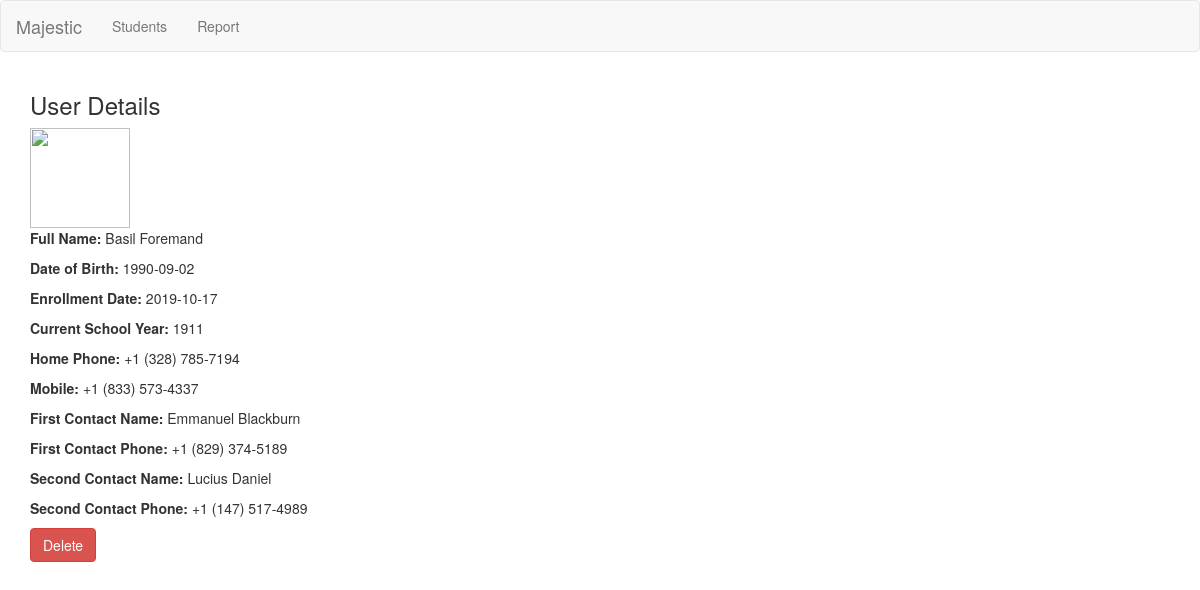
Page /view.php?id=11 on the committed database.
### tables this page shows
CREATE TABLE `students` (
  `id` int(11) NOT NULL,
  `full_name` varchar(50) NOT NULL,
  `dob` date NOT NULL,
  `enrollment_date` date NOT NULL,
  `current_school_year` int(11) NOT NULL,
  `home_phone` varchar(40) NOT NULL,
  `mobile` varchar(40) NOT NULL,
  `email` varchar(80) NOT NULL,
  `first_contact_name` varchar(50) NOT NULL,
  `first_contact_phone` varchar(40) NOT NULL,
  `second_contact_name` varchar(50) NOT NULL,
  `second_contact_phone` varchar(40) NOT NULL,
  `profile_photo_path` varchar(100) NOT NULL,
  `time_stamp` timestamp NOT NULL DEFAULT CURRENT_TIMESTAMP ON UPDATE CURRENT_TIMESTAMP
);

### classes/Student.php (called while the page is built, shortened)
<?php
class Student
{
    public $conn;
    public function __construct()
    {
        $servername = "localhost";
        $username = "root";
        $password = "";
        $dbname = "majestic";
        $this->conn = mysqli_connect($servername, $username, $password, $dbname);
    }
    public function fetch_user_details($id)
    {
        $sql = "SELECT * FROM students WHERE id = $id";
        $result = mysqli_query($this->conn, $sql);
        return $result;
    }
}

### view.php (the view)
<?php
include('./classes/Student.php');
$id = $_GET['id'];
$student = new Student();
$student_details = mysqli_fetch_assoc($student->fetch_user_details($id));
?>
<?php include_once('./header.php') ?>
<div class="container">
    <?php if ($student_details != NULL) : ?>
        <h3> User Details</h3>
        <img height="100" width="100" src="<?php echo $student_details['profile_photo_path']?>">
        <p><b>Full Name: </b><?php echo $student_details['full_name'] ?></p>
        <p><b>Date of Birth: </b><?php echo $student_details['dob'] ?></p>
        <p><b>Enrollment Date: </b><?php echo $student_details['enrollment_date'] ?></p>
        <p><b>Current School Year: </b><?php echo $student_details['current_school_year'] ?></p>
        <p><b>Home Phone: </b><?php echo $student_details['home_phone'] ?></p>
        <p><b>Mobile: </b><?php echo $student_details['mobile'] ?></p>
        <p><b>First Contact Name: </b><?php echo $student_details['first_contact_name'] ?></p>
        <p><b>First Contact Phone: </b><?php echo $student_details['first_contact_phone'] ?></p>
        <p><b>Second Contact Name: </b><?php echo $student_details['second_contact_name'] ?></p>
        <p><b>Second Contact Phone: </b><?php echo $student_details['second_contact_phone'] ?></p>
        <a class="btn btn-danger" href="delete.php?id=<?php echo $id; ?>">Delete</a>
    <?php else : ?>
        <div class="alert alert-danger" role="alert">
            No Record found for the given id: <?php echo $id ?>
        </div>
    <?php endif; ?>
</div>
</body>
</html>

### rows in the picture
students: full_name "Basil Foremand", dob "1990-09-02", enrollment_date "2019-10-17", current_school_year "1911", home_phone "+1 (328) 785-7194", mobile "+1 (833) 573-4337", first_contact_name "Emmanuel Blackburn", first_contact_phone "+1 (829) 374-5189", second_contact_name "Lucius Daniel", second_contact_phone "+1 (147) 517-4989"
